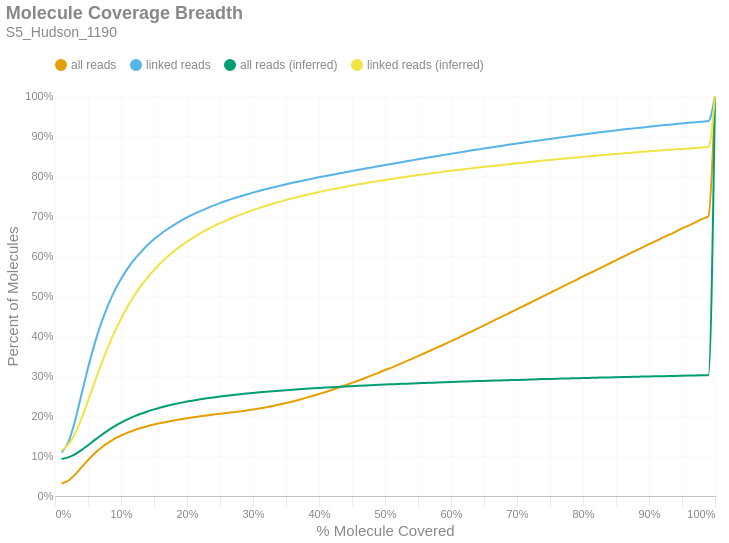

The notebook cell saved with this chart:
### Markdown cell above
### Molecule Read Coverage
This chart shows molecule coverage breadth as computed by the number of bases aligned to that molecule. In other words, "*how much of each unique long molecule is actually sequenced/aligned?*" Keep in mind there is a distinction between sequences and alignments, since some sequences belonging to a particular molecule may not align well and wouldn't appear in the alignment data. This chart also shows molecule coverage breadth as computed by the *inferred fragment* from which the aligned sequences originate. Unlike read coverage, this calculation takes into account the total insert size, including unsequenced gaps between the forward and reverse reads. Like the previous figures, these are cumulative percents.

### Code cell
if SKIPLR:
    print_html(f"Skipped")
else:
    binned_df = consolidated_hist(valids['coverage_bp'], mask, 0.01, True)
    binned_df_inf = consolidated_hist(valids['coverage_inserts'], mask, 0.01, True)
    binned_df = binned_df.with_columns(pl.lit(binned_df_inf['all reads (cumsum)']).alias('all reads (inferred)'))
    binned_df = binned_df.with_columns(pl.lit(binned_df_inf['linked reads (cumsum)']).alias('linked reads (inferred)'))
    binned_df = binned_df.with_columns(
        (pl.col('bin').cast(pl.Float64) + 0.01).alias('right_edge')
    )

    with SafeRender(binned_df):
        (
            density_plot(binned_df, 'Molecule Coverage Breadth', samplename, 'molcov', ['all reads (inferred)','linked reads (inferred)'])
            .encode(
                #x=alt.X('bin:Q', title="% Molecule Covered").axis(format = '%').scale(padding=0),
                x=alt.X('right_edge:Q', title="% Molecule Covered").axis(format='%').scale(padding=0),
                y=alt.Y('value:Q', title='Percent of Molecules')
                    .axis(format='%')
                    .stack(False)
                    .scale(domainMin=0, padding=0),
                color=alt.Color("key:N").scale(domain = ["all reads", "linked reads", "all reads (inferred)", "linked reads (inferred)"]),
                tooltip = [
                    alt.Tooltip("key:N", title = "Data Type"),
                    alt.Tooltip("range_label:N", title="% Molecule Covered"),
                    alt.Tooltip("value:Q", format = ".2%", title="% Molecules")
                ]
            )
        ).display()

### Figure 1 — Vega-Lite specification as saved in the notebook (floating-point values rounded to 4 significant figures)
{"width": "container", "height": 400, "config": {"title": {"anchor": "start", "dy": -15, "fontSize": 18, "color": "#888888", "subtitleColor": "#888888", "subtitleFontSize": 14}, "arc": {"fill": "#0072B2"}, "axis": {"domainColor": "#888888", "domainWidth": 0.5, "gridWidth": 0.2, "grid": false, "titleFontWeight": 400, "titleFontSize": 15, "labelFontSize": 11, "labelColor": "#888888", "tickColor": "#888888", "tickWidth": 0.2, "titleColor": "#888888"}, "axisBand": {"grid": false}, "axisX": {"grid": true, "tickSize": 10, "domainCap": "round"}, "axisY": {"domain": false, "grid": true, "tickSize": 0, "domainCap": "round"}, "background": "transparent", "header": {"labelFontSize": 15, "labelColor": "#888888", "titleFontSize": 15, "titleFontWeight": 600, "titleColor": "#888888"}, "legend": {"labelFont": "sans-serif", "labelFontSize": 12, "labelColor": "#888888", "symbolSize": 100, "symbolType": "circle", "titleFontSize": 12, "titlePadding": 10, "titleColor": "#888888", "title": null, "orient": "top"}, "range": {"category": ["#E69F00", "#56B4E9", "#009E73", "#F0E442", "#0072B2", "#D55E00", "#CC79A7", "#000000"], "diverging": ["#cfe8f3", "#a2d4ec", "#73bfe2", "#46abdb", "#1696d2", "#12719e"]}, "area": {"fill": "#0072B2", "fillOpacity": 0.7, "line": true, "strokeOpacity": 0.7}, "line": {"color": "#0072B2", "stroke": "#0072B2", "strokeWidth": 2}, "trail": {"color": "#0072B2", "stroke": "#0072B2", "strokeWidth": 0, "size": 1}, "point": {"filled": true, "fillOpacity": 1.0, "size": 95}, "text": {"color": "#888888", "fontSize": 11, "align": "right", "fontWeight": 400, "size": 11}, "bar": {"fill": "#0072B2", "stroke": null}, "view": {"stroke": null, "continuousWidth": 660, "continuousHeight": 400}}, "data": {"name": "data-beb73e89adfef2cc24975eb5d06cae37"}, "mark": {"type": "line", "interpolate": "monotone", "point": {"opacity": 0, "size": 275}}, "encoding": {"color": {"field": "key", "scale": {"domain": ["all reads", "linked reads", "all reads (inferred)", "linked reads (inferred)"]}, "type": "nominal"}, "tooltip": [{"field": "key", "title": "Data Type", "type": "nominal"}, {"field": "range_label", "title": "% Molecule Covered", "type": "nominal"}, {"field": "value", "format": ".2%", "title": "% Molecules", "type": "quantitative"}], "x": {"axis": {"format": "%"}, "field": "right_edge", "scale": {"padding": 0}, "title": "% Molecule Covered", "type": "quantitative"}, "y": {"axis": {"format": "%"}, "field": "value", "scale": {"domainMin": 0, "padding": 0}, "stack": false, "title": "Percent of Molecules", "type": "quantitative"}}, "params": [{"name": "param_c36ac31b6afebe62", "select": {"type": "point", "fields": ["key"]}, "bind": "legend"}], "title": {"text": "Molecule Coverage Breadth", "subtitle": "S5_Hudson_1190"}, "transform": [{"fold": ["all reads (cumsum)", "linked reads (cumsum)", "all reads (inferred)", "linked reads (inferred)"]}, {"calculate": "replace(datum.key, ' (cumsum)', '')", "as": "key"}, {"filter": {"param": "param_c36ac31b6afebe62"}}], "usermeta": {"embedOptions": {"downloadFileName": "S5_Hudson_1190.molcov"}}, "$schema": "https://vega.github.io/schema/vega-lite/v6.1.0.json", "datasets": {"data-beb73e89adfef2cc24975eb5d06cae37": [{"bin": "0.0", "interval": "0.0-0.01", "all reads": 0.03129, "linked reads": 0.1091, "all reads (cumsum)": 0.03129, "linked reads (cumsum)": 0.1091, "range_label": "0.0-0.01", "all reads (inferred)": 0.09237, "linked reads (inferred)": 0.1142, "right_edge": 0.01}, {"bin": "0.01", "interval": "0.01-0.02", "all reads": 0.006879, "linked reads": 0.02406, "all reads (cumsum)": 0.03817, "linked reads (cumsum)": 0.1332, "range_label": "0.01-0.02", "all reads (inferred)": 0.0965, "linked reads (inferred)": 0.1283, "right_edge": 0.02}, {"bin": "0.02", "interval": "0.02-0.03", "all reads": 0.01466, "linked reads": 0.05264, "all reads (cumsum)": 0.05283, "linked reads (cumsum)": 0.1858, "range_label": "0.02-0.03", "all reads (inferred)": 0.104, "linked reads (inferred)": 0.1548, "right_edge": 0.03}, {"bin": "0.03", "interval": "0.03-0.04", "all reads": 0.01854, "linked reads": 0.06702, "all reads (cumsum)": 0.07137, "linked reads (cumsum)": 0.2529, "range_label": "0.03-0.04", "all reads (inferred)": 0.1146, "linked reads (inferred)": 0.193, "right_edge": 0.04}, {"bin": "0.04", "interval": "0.04-0.05", "all reads": 0.01845, "linked reads": 0.06702, "all reads (cumsum)": 0.08982, "linked reads (cumsum)": 0.3199, "range_label": "0.04-0.05", "all reads (inferred)": 0.1269, "linked reads (inferred)": 0.2376, "right_edge": 0.05}, {"bin": "0.05", "interval": "0.05-0.06", "all reads": 0.01665, "linked reads": 0.06043, "all reads (cumsum)": 0.1065, "linked reads (cumsum)": 0.3803, "range_label": "0.05-0.06", "all reads (inferred)": 0.1397, "linked reads (inferred)": 0.2841, "right_edge": 0.06}, {"bin": "0.06", "interval": "0.06-0.07", "all reads": 0.01422, "linked reads": 0.05172, "all reads (cumsum)": 0.1207, "linked reads (cumsum)": 0.432, "range_label": "0.06-0.07", "all reads (inferred)": 0.152, "linked reads (inferred)": 0.3291, "right_edge": 0.07}, {"bin": "0.07", "interval": "0.07-0.08", "all reads": 0.01196, "linked reads": 0.04347, "all reads (cumsum)": 0.1327, "linked reads (cumsum)": 0.4755, "range_label": "0.07-0.08", "all reads (inferred)": 0.1635, "linked reads (inferred)": 0.371, "right_edge": 0.08}, {"bin": "0.08", "interval": "0.08-0.09", "all reads": 0.01011, "linked reads": 0.03669, "all reads (cumsum)": 0.1428, "linked reads (cumsum)": 0.5122, "range_label": "0.08-0.09", "all reads (inferred)": 0.1738, "linked reads (inferred)": 0.4089, "right_edge": 0.09}, {"bin": "0.09", "interval": "0.09-0.1", "all reads": 0.008454, "linked reads": 0.03059, "all reads (cumsum)": 0.1512, "linked reads (cumsum)": 0.5428, "range_label": "0.09-0.1", "all reads (inferred)": 0.1832, "linked reads (inferred)": 0.4432, "right_edge": 0.1}, {"bin": "0.1", "interval": "0.1-0.11", "all reads": 0.007137, "linked reads": 0.0258, "all reads (cumsum)": 0.1584, "linked reads (cumsum)": 0.5686, "range_label": "0.1-0.11", "all reads (inferred)": 0.1916, "linked reads (inferred)": 0.4738, "right_edge": 0.11}, {"bin": "0.11", "interval": "0.11-0.12", "all reads": 0.006123, "linked reads": 0.02208, "all reads (cumsum)": 0.1645, "linked reads (cumsum)": 0.5907, "range_label": "0.11-0.12", "all reads (inferred)": 0.1989, "linked reads (inferred)": 0.5006, "right_edge": 0.12}, {"bin": "0.12", "interval": "0.12-0.13", "all reads": 0.005327, "linked reads": 0.01916, "all reads (cumsum)": 0.1698, "linked reads (cumsum)": 0.6098, "range_label": "0.12-0.13", "all reads (inferred)": 0.2055, "linked reads (inferred)": 0.5247, "right_edge": 0.13}, {"bin": "0.13", "interval": "0.13-0.14", "all reads": 0.004694, "linked reads": 0.01686, "all reads (cumsum)": 0.1745, "linked reads (cumsum)": 0.6267, "range_label": "0.13-0.14", "all reads (inferred)": 0.2113, "linked reads (inferred)": 0.546, "right_edge": 0.14}, {"bin": "0.14", "interval": "0.14-0.15", "all reads": 0.004199, "linked reads": 0.01498, "all reads (cumsum)": 0.1787, "linked reads (cumsum)": 0.6417, "range_label": "0.14-0.15", "all reads (inferred)": 0.2166, "linked reads (inferred)": 0.5651, "right_edge": 0.15}, {"bin": "0.15", "interval": "0.15-0.16", "all reads": 0.003735, "linked reads": 0.01325, "all reads (cumsum)": 0.1824, "linked reads (cumsum)": 0.6549, "range_label": "0.15-0.16", "all reads (inferred)": 0.2213, "linked reads (inferred)": 0.5823, "right_edge": 0.16}, {"bin": "0.16", "interval": "0.16-0.17", "all reads": 0.003378, "linked reads": 0.01189, "all reads (cumsum)": 0.1858, "linked reads (cumsum)": 0.6668, "range_label": "0.16-0.17", "all reads (inferred)": 0.2255, "linked reads (inferred)": 0.5976, "right_edge": 0.17}, {"bin": "0.17", "interval": "0.17-0.18", "all reads": 0.003051, "linked reads": 0.01061, "all reads (cumsum)": 0.1889, "linked reads (cumsum)": 0.6774, "range_label": "0.17-0.18", "all reads (inferred)": 0.2293, "linked reads (inferred)": 0.6116, "right_edge": 0.18}, {"bin": "0.18", "interval": "0.18-0.19", "all reads": 0.002843, "linked reads": 0.009773, "all reads (cumsum)": 0.1917, "linked reads (cumsum)": 0.6872, "range_label": "0.18-0.19", "all reads (inferred)": 0.2328, "linked reads (inferred)": 0.6244, "right_edge": 0.19}, {"bin": "0.19", "interval": "0.19-0.2", "all reads": 0.00267, "linked reads": 0.009075, "all reads (cumsum)": 0.1944, "linked reads (cumsum)": 0.6963, "range_label": "0.19-0.2", "all reads (inferred)": 0.236, "linked reads (inferred)": 0.636, "right_edge": 0.2}, {"bin": "0.2", "interval": "0.2-0.21", "all reads": 0.002493, "linked reads": 0.008354, "all reads (cumsum)": 0.1969, "linked reads (cumsum)": 0.7046, "range_label": "0.2-0.21", "all reads (inferred)": 0.2389, "linked reads (inferred)": 0.6467, "right_edge": 0.21}, {"bin": "0.21", "interval": "0.21-0.22", "all reads": 0.002277, "linked reads": 0.007486, "all reads (cumsum)": 0.1991, "linked reads (cumsum)": 0.7121, "range_label": "0.21-0.22", "all reads (inferred)": 0.2416, "linked reads (inferred)": 0.6565, "right_edge": 0.22}, {"bin": "0.22", "interval": "0.22-0.23", "all reads": 0.002198, "linked reads": 0.007103, "all reads (cumsum)": 0.2013, "linked reads (cumsum)": 0.7192, "range_label": "0.22-0.23", "all reads (inferred)": 0.2441, "linked reads (inferred)": 0.6657, "right_edge": 0.23}, {"bin": "0.23", "interval": "0.23-0.24", "all reads": 0.002131, "linked reads": 0.006745, "all reads (cumsum)": 0.2035, "linked reads (cumsum)": 0.726, "range_label": "0.23-0.24", "all reads (inferred)": 0.2465, "linked reads (inferred)": 0.6741, "right_edge": 0.24}, {"bin": "0.24", "interval": "0.24-0.25", "all reads": 0.00207, "linked reads": 0.006362, "all reads (cumsum)": 0.2055, "linked reads (cumsum)": 0.7323, "range_label": "0.24-0.25", "all reads (inferred)": 0.2486, "linked reads (inferred)": 0.682, "right_edge": 0.25}, {"bin": "0.25", "interval": "0.25-0.26", "all reads": 0.001997, "linked reads": 0.005891, "all reads (cumsum)": 0.2075, "linked reads (cumsum)": 0.7382, "range_label": "0.25-0.26", "all reads (inferred)": 0.2506, "linked reads (inferred)": 0.6892, "right_edge": 0.26}, {"bin": "0.26", "interval": "0.26-0.27", "all reads": 0.001913, "linked reads": 0.005362, "all reads (cumsum)": 0.2095, "linked reads (cumsum)": 0.7436, "range_label": "0.26-0.27", "all reads (inferred)": 0.2525, "linked reads (inferred)": 0.6962, "right_edge": 0.27}, {"bin": "0.27", "interval": "0.27-0.28", "all reads": 0.001979, "linked reads": 0.005162, "all reads (cumsum)": 0.2114, "linked reads (cumsum)": 0.7487, "range_label": "0.27-0.28", "all reads (inferred)": 0.2543, "linked reads (inferred)": 0.7028, "right_edge": 0.28}, {"bin": "0.28", "interval": "0.28-0.29", "all reads": 0.002145, "linked reads": 0.004921, "all reads (cumsum)": 0.2136, "linked reads (cumsum)": 0.7537, "range_label": "0.28-0.29", "all reads (inferred)": 0.256, "linked reads (inferred)": 0.7089, "right_edge": 0.29}, {"bin": "0.29", "interval": "0.29-0.3", "all reads": 0.002436, "linked reads": 0.004833, "all reads (cumsum)": 0.216, "linked reads (cumsum)": 0.7585, "range_label": "0.29-0.3", "all reads (inferred)": 0.2577, "linked reads (inferred)": 0.7148, "right_edge": 0.3}, {"bin": "0.3", "interval": "0.3-0.31", "all reads": 0.002721, "linked reads": 0.004548, "all reads (cumsum)": 0.2187, "linked reads (cumsum)": 0.763, "range_label": "0.3-0.31", "all reads (inferred)": 0.2592, "linked reads (inferred)": 0.7204, "right_edge": 0.31}, {"bin": "0.31", "interval": "0.31-0.32", "all reads": 0.003011, "linked reads": 0.004304, "all reads (cumsum)": 0.2218, "linked reads (cumsum)": 0.7673, "range_label": "0.31-0.32", "all reads (inferred)": 0.2606, "linked reads (inferred)": 0.7255, "right_edge": 0.32}, {"bin": "0.32", "interval": "0.32-0.33", "all reads": 0.003258, "linked reads": 0.004091, "all reads (cumsum)": 0.225, "linked reads (cumsum)": 0.7714, "range_label": "0.32-0.33", "all reads (inferred)": 0.262, "linked reads (inferred)": 0.7305, "right_edge": 0.33}, {"bin": "0.33", "interval": "0.33-0.34", "all reads": 0.003502, "linked reads": 0.00385, "all reads (cumsum)": 0.2285, "linked reads (cumsum)": 0.7753, "range_label": "0.33-0.34", "all reads (inferred)": 0.2633, "linked reads (inferred)": 0.7353, "right_edge": 0.34}, {"bin": "0.34", "interval": "0.34-0.35", "all reads": 0.003797, "linked reads": 0.003927, "all reads (cumsum)": 0.2323, "linked reads (cumsum)": 0.7792, "range_label": "0.34-0.35", "all reads (inferred)": 0.2646, "linked reads (inferred)": 0.7398, "right_edge": 0.35}, {"bin": "0.35", "interval": "0.35-0.36", "all reads": 0.004064, "linked reads": 0.003708, "all reads (cumsum)": 0.2364, "linked reads (cumsum)": 0.7829, "range_label": "0.35-0.36", "all reads (inferred)": 0.2658, "linked reads (inferred)": 0.7441, "right_edge": 0.36}, {"bin": "0.36", "interval": "0.36-0.37", "all reads": 0.004278, "linked reads": 0.003524, "all reads (cumsum)": 0.2406, "linked reads (cumsum)": 0.7864, "range_label": "0.36-0.37", "all reads (inferred)": 0.2669, "linked reads (inferred)": 0.7483, "right_edge": 0.37}, {"bin": "0.37", "interval": "0.37-0.38", "all reads": 0.004585, "linked reads": 0.003491, "all reads (cumsum)": 0.2452, "linked reads (cumsum)": 0.7899, "range_label": "0.37-0.38", "all reads (inferred)": 0.268, "linked reads (inferred)": 0.7524, "right_edge": 0.38}, {"bin": "0.38", "interval": "0.38-0.39", "all reads": 0.004767, "linked reads": 0.003397, "all reads (cumsum)": 0.25, "linked reads (cumsum)": 0.7933, "range_label": "0.38-0.39", "all reads (inferred)": 0.2691, "linked reads (inferred)": 0.7561, "right_edge": 0.39}, {"bin": "0.39", "interval": "0.39-0.4", "all reads": 0.005077, "linked reads": 0.003378, "all reads (cumsum)": 0.2551, "linked reads (cumsum)": 0.7967, "range_label": "0.39-0.4", "all reads (inferred)": 0.2701, "linked reads (inferred)": 0.7599, "right_edge": 0.4}, {"bin": "0.4", "interval": "0.4-0.41", "all reads": 0.005115, "linked reads": 0.003277, "all reads (cumsum)": 0.2602, "linked reads (cumsum)": 0.8, "range_label": "0.4-0.41", "all reads (inferred)": 0.2711, "linked reads (inferred)": 0.7634, "right_edge": 0.41}, {"bin": "0.41", "interval": "0.41-0.42", "all reads": 0.005384, "linked reads": 0.003171, "all reads (cumsum)": 0.2656, "linked reads (cumsum)": 0.8032, "range_label": "0.41-0.42", "all reads (inferred)": 0.272, "linked reads (inferred)": 0.7667, "right_edge": 0.42}, {"bin": "0.42", "interval": "0.42-0.43", "all reads": 0.005565, "linked reads": 0.003143, "all reads (cumsum)": 0.2711, "linked reads (cumsum)": 0.8063, "range_label": "0.42-0.43", "all reads (inferred)": 0.2729, "linked reads (inferred)": 0.7699, "right_edge": 0.43}, {"bin": "0.43", "interval": "0.43-0.44", "all reads": 0.005643, "linked reads": 0.003186, "all reads (cumsum)": 0.2768, "linked reads (cumsum)": 0.8095, "range_label": "0.43-0.44", "all reads (inferred)": 0.2738, "linked reads (inferred)": 0.7731, "right_edge": 0.44}, {"bin": "0.44", "interval": "0.44-0.45", "all reads": 0.005933, "linked reads": 0.002985, "all reads (cumsum)": 0.2827, "linked reads (cumsum)": 0.8125, "range_label": "0.44-0.45", "all reads (inferred)": 0.2746, "linked reads (inferred)": 0.776, "right_edge": 0.45}, {"bin": "0.45", "interval": "0.45-0.46", "all reads": 0.006054, "linked reads": 0.002997, "all reads (cumsum)": 0.2888, "linked reads (cumsum)": 0.8155, "range_label": "0.45-0.46", "all reads (inferred)": 0.2755, "linked reads (inferred)": 0.7791, "right_edge": 0.46}, {"bin": "0.46", "interval": "0.46-0.47", "all reads": 0.006249, "linked reads": 0.003043, "all reads (cumsum)": 0.295, "linked reads (cumsum)": 0.8185, "range_label": "0.46-0.47", "all reads (inferred)": 0.2763, "linked reads (inferred)": 0.782, "right_edge": 0.47}, {"bin": "0.47", "interval": "0.47-0.48", "all reads": 0.006493, "linked reads": 0.003005, "all reads (cumsum)": 0.3015, "linked reads (cumsum)": 0.8215, "range_label": "0.47-0.48", "all reads (inferred)": 0.2771, "linked reads (inferred)": 0.7847, "right_edge": 0.48}, {"bin": "0.48", "interval": "0.48-0.49", "all reads": 0.006275, "linked reads": 0.00287, "all reads (cumsum)": 0.3078, "linked reads (cumsum)": 0.8244, "range_label": "0.48-0.49", "all reads (inferred)": 0.2778, "linked reads (inferred)": 0.7875, "right_edge": 0.49}, {"bin": "0.49", "interval": "0.49-0.5", "all reads": 0.007147, "linked reads": 0.003032, "all reads (cumsum)": 0.3149, "linked reads (cumsum)": 0.8274, "range_label": "0.49-0.5", "all reads (inferred)": 0.2786, "linked reads (inferred)": 0.7902, "right_edge": 0.5}, {"bin": "0.5", "interval": "0.5-0.51", "all reads": 0.006167, "linked reads": 0.002825, "all reads (cumsum)": 0.3211, "linked reads (cumsum)": 0.8302, "range_label": "0.5-0.51", "all reads (inferred)": 0.2793, "linked reads (inferred)": 0.7927, "right_edge": 0.51}, {"bin": "0.51", "interval": "0.51-0.52", "all reads": 0.007107, "linked reads": 0.002821, "all reads (cumsum)": 0.3282, "linked reads (cumsum)": 0.8331, "range_label": "0.51-0.52", "all reads (inferred)": 0.28, "linked reads (inferred)": 0.7952, "right_edge": 0.52}, {"bin": "0.52", "interval": "0.52-0.53", "all reads": 0.006971, "linked reads": 0.002938, "all reads (cumsum)": 0.3352, "linked reads (cumsum)": 0.836, "range_label": "0.52-0.53", "all reads (inferred)": 0.2806, "linked reads (inferred)": 0.7975, "right_edge": 0.53}, {"bin": "0.53", "interval": "0.53-0.54", "all reads": 0.00721, "linked reads": 0.002858, "all reads (cumsum)": 0.3424, "linked reads (cumsum)": 0.8389, "range_label": "0.53-0.54", "all reads (inferred)": 0.2813, "linked reads (inferred)": 0.7999, "right_edge": 0.54}, {"bin": "0.54", "interval": "0.54-0.55", "all reads": 0.007155, "linked reads": 0.002794, "all reads (cumsum)": 0.3495, "linked reads (cumsum)": 0.8417, "range_label": "0.54-0.55", "all reads (inferred)": 0.282, "linked reads (inferred)": 0.8023, "right_edge": 0.55}, {"bin": "0.55", "interval": "0.55-0.56", "all reads": 0.007393, "linked reads": 0.002848, "all reads (cumsum)": 0.3569, "linked reads (cumsum)": 0.8445, "range_label": "0.55-0.56", "all reads (inferred)": 0.2826, "linked reads (inferred)": 0.8044, "right_edge": 0.56}, {"bin": "0.56", "interval": "0.56-0.57", "all reads": 0.007491, "linked reads": 0.002727, "all reads (cumsum)": 0.3644, "linked reads (cumsum)": 0.8472, "range_label": "0.56-0.57", "all reads (inferred)": 0.2832, "linked reads (inferred)": 0.8067, "right_edge": 0.57}, {"bin": "0.57", "interval": "0.57-0.58", "all reads": 0.007409, "linked reads": 0.002794, "all reads (cumsum)": 0.3718, "linked reads (cumsum)": 0.85, "range_label": "0.57-0.58", "all reads (inferred)": 0.2838, "linked reads (inferred)": 0.8089, "right_edge": 0.58}, {"bin": "0.58", "interval": "0.58-0.59", "all reads": 0.007586, "linked reads": 0.002757, "all reads (cumsum)": 0.3794, "linked reads (cumsum)": 0.8528, "range_label": "0.58-0.59", "all reads (inferred)": 0.2844, "linked reads (inferred)": 0.811, "right_edge": 0.59}, {"bin": "0.59", "interval": "0.59-0.6", "all reads": 0.007745, "linked reads": 0.002706, "all reads (cumsum)": 0.3872, "linked reads (cumsum)": 0.8555, "range_label": "0.59-0.6", "all reads (inferred)": 0.285, "linked reads (inferred)": 0.8131, "right_edge": 0.6}, {"bin": "0.6", "interval": "0.6-0.61", "all reads": 0.007488, "linked reads": 0.002735, "all reads (cumsum)": 0.3947, "linked reads (cumsum)": 0.8582, "range_label": "0.6-0.61", "all reads (inferred)": 0.2856, "linked reads (inferred)": 0.8151, "right_edge": 0.61}, {"bin": "0.61", "interval": "0.61-0.62", "all reads": 0.007999, "linked reads": 0.002596, "all reads (cumsum)": 0.4027, "linked reads (cumsum)": 0.8608, "range_label": "0.61-0.62", "all reads (inferred)": 0.2861, "linked reads (inferred)": 0.8171, "right_edge": 0.62}, {"bin": "0.62", "interval": "0.62-0.63", "all reads": 0.007888, "linked reads": 0.002652, "all reads (cumsum)": 0.4105, "linked reads (cumsum)": 0.8635, "range_label": "0.62-0.63", "all reads (inferred)": 0.2867, "linked reads (inferred)": 0.819, "right_edge": 0.63}, {"bin": "0.63", "interval": "0.63-0.64", "all reads": 0.007902, "linked reads": 0.00262, "all reads (cumsum)": 0.4184, "linked reads (cumsum)": 0.8661, "range_label": "0.63-0.64", "all reads (inferred)": 0.2872, "linked reads (inferred)": 0.821, "right_edge": 0.64}, {"bin": "0.64", "interval": "0.64-0.65", "all reads": 0.007965, "linked reads": 0.002605, "all reads (cumsum)": 0.4264, "linked reads (cumsum)": 0.8687, "range_label": "0.64-0.65", "all reads (inferred)": 0.2877, "linked reads (inferred)": 0.8228, "right_edge": 0.65}, {"bin": "0.65", "interval": "0.65-0.66", "all reads": 0.008276, "linked reads": 0.002649, "all reads (cumsum)": 0.4347, "linked reads (cumsum)": 0.8713, "range_label": "0.65-0.66", "all reads (inferred)": 0.2883, "linked reads (inferred)": 0.8246, "right_edge": 0.66}, {"bin": "0.66", "interval": "0.66-0.67", "all reads": 0.007888, "linked reads": 0.002437, "all reads (cumsum)": 0.4426, "linked reads (cumsum)": 0.8738, "range_label": "0.66-0.67", "all reads (inferred)": 0.2888, "linked reads (inferred)": 0.8264, "right_edge": 0.67}, {"bin": "0.67", "interval": "0.67-0.68", "all reads": 0.008126, "linked reads": 0.002557, "all reads (cumsum)": 0.4507, "linked reads (cumsum)": 0.8763, "range_label": "0.67-0.68", "all reads (inferred)": 0.2893, "linked reads (inferred)": 0.8282, "right_edge": 0.68}, {"bin": "0.68", "interval": "0.68-0.69", "all reads": 0.008051, "linked reads": 0.002483, "all reads (cumsum)": 0.4588, "linked reads (cumsum)": 0.8788, "range_label": "0.68-0.69", "all reads (inferred)": 0.2898, "linked reads (inferred)": 0.8299, "right_edge": 0.69}, {"bin": "0.69", "interval": "0.69-0.7", "all reads": 0.008258, "linked reads": 0.002456, "all reads (cumsum)": 0.467, "linked reads (cumsum)": 0.8813, "range_label": "0.69-0.7", "all reads (inferred)": 0.2903, "linked reads (inferred)": 0.8317, "right_edge": 0.7}, {"bin": "0.7", "interval": "0.7-0.71", "all reads": 0.008, "linked reads": 0.002348, "all reads (cumsum)": 0.475, "linked reads (cumsum)": 0.8836, "range_label": "0.7-0.71", "all reads (inferred)": 0.2908, "linked reads (inferred)": 0.8334, "right_edge": 0.71}, {"bin": "0.71", "interval": "0.71-0.72", "all reads": 0.008109, "linked reads": 0.002309, "all reads (cumsum)": 0.4831, "linked reads (cumsum)": 0.8859, "range_label": "0.71-0.72", "all reads (inferred)": 0.2912, "linked reads (inferred)": 0.8351, "right_edge": 0.72}, {"bin": "0.72", "interval": "0.72-0.73", "all reads": 0.008302, "linked reads": 0.002294, "all reads (cumsum)": 0.4914, "linked reads (cumsum)": 0.8882, "range_label": "0.72-0.73", "all reads (inferred)": 0.2917, "linked reads (inferred)": 0.8368, "right_edge": 0.73}, {"bin": "0.73", "interval": "0.73-0.74", "all reads": 0.008106, "linked reads": 0.002267, "all reads (cumsum)": 0.4995, "linked reads (cumsum)": 0.8905, "range_label": "0.73-0.74", "all reads (inferred)": 0.2922, "linked reads (inferred)": 0.8385, "right_edge": 0.74}, {"bin": "0.74", "interval": "0.74-0.75", "all reads": 0.008543, "linked reads": 0.002278, "all reads (cumsum)": 0.5081, "linked reads (cumsum)": 0.8928, "range_label": "0.74-0.75", "all reads (inferred)": 0.2926, "linked reads (inferred)": 0.8401, "right_edge": 0.75}, {"bin": "0.75", "interval": "0.75-0.76", "all reads": 0.007945, "linked reads": 0.002194, "all reads (cumsum)": 0.516, "linked reads (cumsum)": 0.895, "range_label": "0.75-0.76", "all reads (inferred)": 0.2931, "linked reads (inferred)": 0.8417, "right_edge": 0.76}, {"bin": "0.76", "interval": "0.76-0.77", "all reads": 0.00823, "linked reads": 0.002235, "all reads (cumsum)": 0.5242, "linked reads (cumsum)": 0.8972, "range_label": "0.76-0.77", "all reads (inferred)": 0.2935, "linked reads (inferred)": 0.8433, "right_edge": 0.77}, {"bin": "0.77", "interval": "0.77-0.78", "all reads": 0.008156, "linked reads": 0.002256, "all reads (cumsum)": 0.5324, "linked reads (cumsum)": 0.8995, "range_label": "0.77-0.78", "all reads (inferred)": 0.294, "linked reads (inferred)": 0.8448, "right_edge": 0.78}, {"bin": "0.78", "interval": "0.78-0.79", "all reads": 0.008143, "linked reads": 0.002235, "all reads (cumsum)": 0.5405, "linked reads (cumsum)": 0.9017, "range_label": "0.78-0.79", "all reads (inferred)": 0.2944, "linked reads (inferred)": 0.8463, "right_edge": 0.79}, {"bin": "0.79", "interval": "0.79-0.8", "all reads": 0.008516, "linked reads": 0.002243, "all reads (cumsum)": 0.5491, "linked reads (cumsum)": 0.9039, "range_label": "0.79-0.8", "all reads (inferred)": 0.2949, "linked reads (inferred)": 0.8478, "right_edge": 0.8}, {"bin": "0.8", "interval": "0.8-0.81", "all reads": 0.007789, "linked reads": 0.002049, "all reads (cumsum)": 0.5569, "linked reads (cumsum)": 0.906, "range_label": "0.8-0.81", "all reads (inferred)": 0.2953, "linked reads (inferred)": 0.8493, "right_edge": 0.81}, {"bin": "0.81", "interval": "0.81-0.82", "all reads": 0.007986, "linked reads": 0.002087, "all reads (cumsum)": 0.5648, "linked reads (cumsum)": 0.9081, "range_label": "0.81-0.82", "all reads (inferred)": 0.2957, "linked reads (inferred)": 0.8508, "right_edge": 0.82}, {"bin": "0.82", "interval": "0.82-0.83", "all reads": 0.008235, "linked reads": 0.002026, "all reads (cumsum)": 0.5731, "linked reads (cumsum)": 0.9101, "range_label": "0.82-0.83", "all reads (inferred)": 0.2961, "linked reads (inferred)": 0.8522, "right_edge": 0.83}, {"bin": "0.83", "interval": "0.83-0.84", "all reads": 0.008149, "linked reads": 0.002005, "all reads (cumsum)": 0.5812, "linked reads (cumsum)": 0.9121, "range_label": "0.83-0.84", "all reads (inferred)": 0.2965, "linked reads (inferred)": 0.8536, "right_edge": 0.84}, {"bin": "0.84", "interval": "0.84-0.85", "all reads": 0.008025, "linked reads": 0.001918, "all reads (cumsum)": 0.5892, "linked reads (cumsum)": 0.914, "range_label": "0.84-0.85", "all reads (inferred)": 0.2969, "linked reads (inferred)": 0.855, "right_edge": 0.85}, {"bin": "0.85", "interval": "0.85-0.86", "all reads": 0.008211, "linked reads": 0.001965, "all reads (cumsum)": 0.5975, "linked reads (cumsum)": 0.916, "range_label": "0.85-0.86", "all reads (inferred)": 0.2973, "linked reads (inferred)": 0.8564, "right_edge": 0.86}, {"bin": "0.86", "interval": "0.86-0.87", "all reads": 0.007985, "linked reads": 0.001862, "all reads (cumsum)": 0.6054, "linked reads (cumsum)": 0.9179, "range_label": "0.86-0.87", "all reads (inferred)": 0.2977, "linked reads (inferred)": 0.8578, "right_edge": 0.87}, {"bin": "0.87", "interval": "0.87-0.88", "all reads": 0.008066, "linked reads": 0.001848, "all reads (cumsum)": 0.6135, "linked reads (cumsum)": 0.9197, "range_label": "0.87-0.88", "all reads (inferred)": 0.2981, "linked reads (inferred)": 0.8591, "right_edge": 0.88}, {"bin": "0.88", "interval": "0.88-0.89", "all reads": 0.007928, "linked reads": 0.001763, "all reads (cumsum)": 0.6214, "linked reads (cumsum)": 0.9215, "range_label": "0.88-0.89", "all reads (inferred)": 0.2985, "linked reads (inferred)": 0.8605, "right_edge": 0.89}, {"bin": "0.89", "interval": "0.89-0.9", "all reads": 0.008084, "linked reads": 0.001786, "all reads (cumsum)": 0.6295, "linked reads (cumsum)": 0.9232, "range_label": "0.89-0.9", "all reads (inferred)": 0.2988, "linked reads (inferred)": 0.8617, "right_edge": 0.9}, {"bin": "0.9", "interval": "0.9-0.91", "all reads": 0.00745, "linked reads": 0.001656, "all reads (cumsum)": 0.637, "linked reads (cumsum)": 0.9249, "range_label": "0.9-0.91", "all reads (inferred)": 0.2992, "linked reads (inferred)": 0.8629, "right_edge": 0.91}, {"bin": "0.91", "interval": "0.91-0.92", "all reads": 0.008525, "linked reads": 0.001697, "all reads (cumsum)": 0.6455, "linked reads (cumsum)": 0.9266, "range_label": "0.91-0.92", "all reads (inferred)": 0.2995, "linked reads (inferred)": 0.8641, "right_edge": 0.92}, {"bin": "0.92", "interval": "0.92-0.93", "all reads": 0.007196, "linked reads": 0.001569, "all reads (cumsum)": 0.6527, "linked reads (cumsum)": 0.9282, "range_label": "0.92-0.93", "all reads (inferred)": 0.2999, "linked reads (inferred)": 0.8654, "right_edge": 0.93}, {"bin": "0.93", "interval": "0.93-0.94", "all reads": 0.007876, "linked reads": 0.001723, "all reads (cumsum)": 0.6606, "linked reads (cumsum)": 0.9299, "range_label": "0.93-0.94", "all reads (inferred)": 0.3002, "linked reads (inferred)": 0.8666, "right_edge": 0.94}, {"bin": "0.94", "interval": "0.94-0.95", "all reads": 0.008408, "linked reads": 0.001564, "all reads (cumsum)": 0.669, "linked reads (cumsum)": 0.9315, "range_label": "0.94-0.95", "all reads (inferred)": 0.3006, "linked reads (inferred)": 0.8678, "right_edge": 0.95}, {"bin": "0.95", "interval": "0.95-0.96", "all reads": 0.007008, "linked reads": 0.00154, "all reads (cumsum)": 0.676, "linked reads (cumsum)": 0.933, "range_label": "0.95-0.96", "all reads (inferred)": 0.301, "linked reads (inferred)": 0.869, "right_edge": 0.96}, {"bin": "0.96", "interval": "0.96-0.97", "all reads": 0.008003, "linked reads": 0.001384, "all reads (cumsum)": 0.684, "linked reads (cumsum)": 0.9344, "range_label": "0.96-0.97", "all reads (inferred)": 0.3013, "linked reads (inferred)": 0.8702, "right_edge": 0.97}, {"bin": "0.97", "interval": "0.97-0.98", "all reads": 0.008128, "linked reads": 0.001394, "all reads (cumsum)": 0.6921, "linked reads (cumsum)": 0.9358, "range_label": "0.97-0.98", "all reads (inferred)": 0.3017, "linked reads (inferred)": 0.8714, "right_edge": 0.98}, {"bin": "0.98", "interval": "0.98-0.99", "all reads": 0.007347, "linked reads": 0.001477, "all reads (cumsum)": 0.6995, "linked reads (cumsum)": 0.9373, "range_label": "0.98-0.99", "all reads (inferred)": 0.3021, "linked reads (inferred)": 0.8725, "right_edge": 0.99}, {"bin": "0.99", "interval": "0.99-1.0", "all reads": 0.3005, "linked reads": 0.06275, "all reads (cumsum)": 1.0, "linked reads (cumsum)": 1.0, "range_label": "0.99-1.0", "all reads (inferred)": 1.0, "linked reads (inferred)": 1.0, "right_edge": 1.0}]}}
